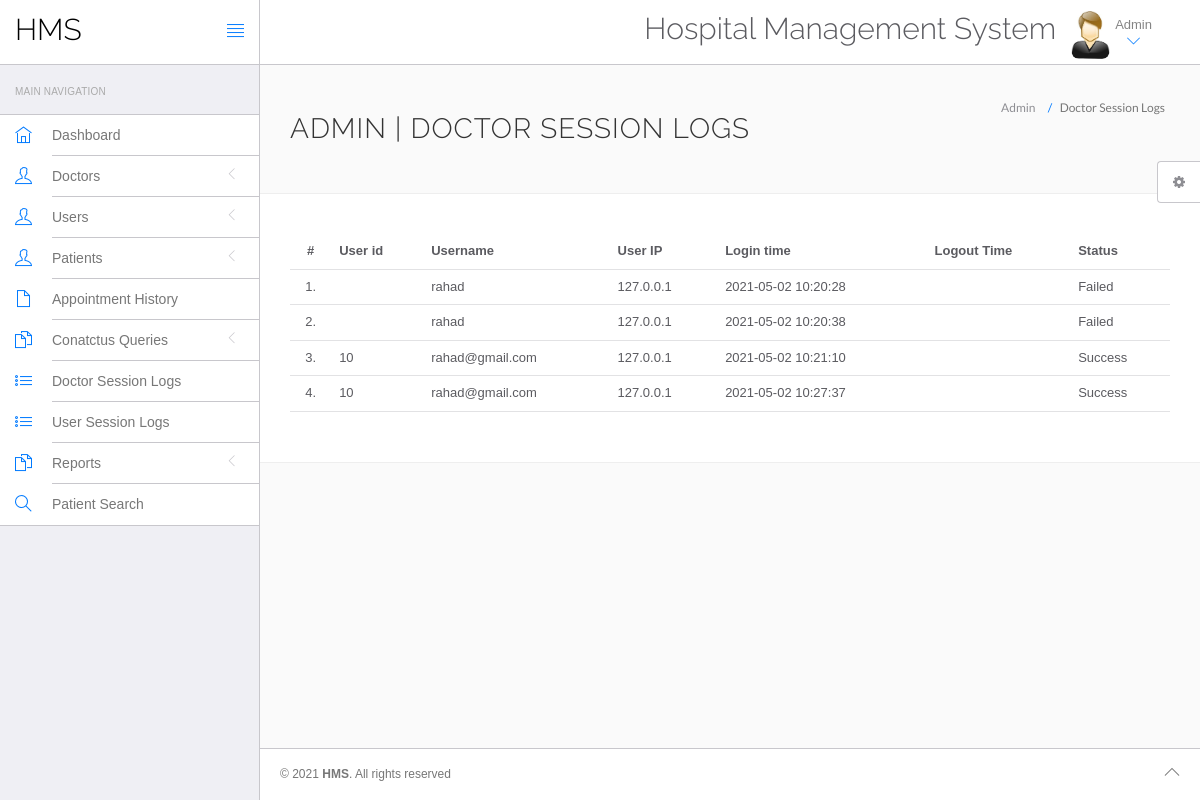
/admin/doctor-logs.php (signed in), run on the app's committed database.
### tables this page shows
CREATE TABLE `doctorslog` (
  `id` int(11) NOT NULL,
  `uid` int(11) DEFAULT NULL,
  `username` varchar(255) DEFAULT NULL,
  `userip` binary(16) DEFAULT NULL,
  `loginTime` timestamp NULL DEFAULT current_timestamp(),
  `logout` varchar(255) DEFAULT NULL,
  `status` int(11) DEFAULT NULL
);

### admin/doctor-logs.php (the view, shortened to what this page needs)
<?php
include('include/config.php');
?>
<!DOCTYPE html>
<html lang="en">
	<head>
		<link rel="stylesheet" href="vendor/bootstrap/css/bootstrap.min.css">
		<link rel="stylesheet" href="vendor/fontawesome/css/font-awesome.min.css">
		<link rel="stylesheet" href="vendor/themify-icons/themify-icons.min.css">
		<link href="vendor/animate.css/animate.min.css" rel="stylesheet" media="screen">
		<link href="vendor/perfect-scrollbar/perfect-scrollbar.min.css" rel="stylesheet" media="screen">
		<link href="vendor/switchery/switchery.min.css" rel="stylesheet" media="screen">
		<link href="vendor/bootstrap-touchspin/jquery.bootstrap-touchspin.min.css" rel="stylesheet" media="screen">
		<link href="vendor/select2/select2.min.css" rel="stylesheet" media="screen">
		<link href="vendor/bootstrap-datepicker/bootstrap-datepicker3.standalone.min.css" rel="stylesheet" media="screen">
		<link href="vendor/bootstrap-timepicker/bootstrap-timepicker.min.css" rel="stylesheet" media="screen">
		<link rel="stylesheet" href="assets/css/styles.css">
		<link rel="stylesheet" href="assets/css/plugins.css">
		<link rel="stylesheet" href="assets/css/themes/theme-1.css" id="skin_color" />
	</head>
	<body>
		<div id="app">
<?php include('include/sidebar.php');?>
			<div class="app-content">
					<?php include('include/header.php');?>
				<div class="main-content" >
					<div class="wrap-content container" id="container">
						<section id="page-title">
							<div class="row">
								<div class="col-sm-8">
									<h1 class="mainTitle">Admin  | Doctor Session Logs</h1>
																	</div>
								<ol class="breadcrumb">
									<li>
										<span>Admin </span>
									</li>
									<li class="active">
										<span>Doctor Session Logs</span>
									</li>
								</ol>
							</div>
						</section>
						<div class="container-fluid container-fullw bg-white">
									<div class="row">
								<div class="col-md-12">
									<table class="table table-hover" id="sample-table-1">
										<thead>
											<tr>
												<th class="center">#</th>
												<th class="hidden-xs">User id</th>
												<th>Username</th>
												<th>User IP</th>
												<th>Login time</th>
												<th>Logout Time </th>
												<th> Status </th>
											</tr>
										</thead>
										<tbody>
<?php
$sql=mysqli_query($con,"select * from doctorslog ");
$cnt=1;
while($row=mysqli_fetch_array($sql))
{
?>
											<tr>
												<td class="center"><?php echo $cnt;?>.</td>
												<td class="hidden-xs"><?php echo $row['uid'];?></td>
												<td class="hidden-xs"><?php echo $row['username'];?></td>
												<td><?php echo $row['userip'];?></td>
												<td><?php echo $row['loginTime'];?></td>
												<td><?php echo $row['logout'];?>
												</td>
												<td>
<?php if($row['status']==1)
{
	echo "Success";
}
else
{
	echo "Failed";
}?>
</td>
											</tr>
											<?php
$cnt=$cnt+1;
											 }?>
										</tbody>
									</table>
								</div>
							</div>
								</div>
					</div>
				</div>
			</div>
	<?php include('include/footer.php');?>
	<?php include('include/setting.php');?>
		</div>
	</body>
</html>

### admin/include/sidebar.php (shortened to what this page needs)
<div class="sidebar app-aside" id="sidebar">
				<div class="sidebar-container perfect-scrollbar">
<nav>
						<div class="navbar-title">
							<span>Main Navigation</span>
						</div>
						<ul class="main-navigation-menu">
							<li>
								<a href="dashboard.php">
									<div class="item-content">
										<div class="item-media">
											<i class="ti-home"></i>
										</div>
										<div class="item-inner">
											<span class="title"> Dashboard </span>
										</div>
									</div>
								</a>
							</li>
							<li>
								<a href="javascript:void(0)">
									<div class="item-content">
										<div class="item-media">
											<i class="ti-user"></i>
										</div>
										<div class="item-inner">
											<span class="title"> Doctors </span><i class="icon-arrow"></i>
										</div>
									</div>
								</a>
								</li>
				<li>
								<a href="javascript:void(0)">
									<div class="item-content">
										<div class="item-media">
											<i class="ti-user"></i>
										</div>
										<div class="item-inner">
											<span class="title"> Users </span><i class="icon-arrow"></i>
										</div>
									</div>
								</a>
								</li>
								<li>
								<a href="javascript:void(0)">
									<div class="item-content">
										<div class="item-media">
											<i class="ti-user"></i>
										</div>
										<div class="item-inner">
											<span class="title"> Patients </span><i class="icon-arrow"></i>
										</div>
									</div>
								</a>
								</li>
<li>
								<a href="appointment-history.php">
									<div class="item-content">
										<div class="item-media">
											<i class="ti-file"></i>
										</div>
										<div class="item-inner">
											<span class="title"> Appointment History </span>
										</div>
									</div>
								</a>
							</li>
				<li>
								<a href="javascript:void(0)">
									<div class="item-content">
										<div class="item-media">
											<i class="ti-files"></i>
										</div>
										<div class="item-inner">
											<span class="title"> Conatctus Queries </span><i class="icon-arrow"></i>
										</div>
									</div>
								</a>
								</li>
	<li>
								<a href="doctor-logs.php">
									<div class="item-content">
										<div class="item-media">
											<i class="ti-list"></i>
										</div>
										<div class="item-inner">
											<span class="title"> Doctor Session Logs </span>
										</div>
									</div>
								</a>
							</li>
							<li>
								<a href="user-logs.php">
									<div class="item-content">
										<div class="item-media">
											<i class="ti-list"></i>
										</div>
										<div class="item-inner">
											<span class="title"> User Session Logs </span>
										</div>
									</div>
								</a>
							</li>
				<li>
								<a href="javascript:void(0)">
									<div class="item-content">
										<div class="item-media">
											<i class="ti-files"></i>
										</div>
										<div class="item-inner">
											<span class="title"> Reports </span><i class="icon-arrow"></i>
										</div>
									</div>
								</a>
								<li>
								<a href="patient-search.php">
									<div class="item-content">
										<div class="item-media">
											<i class="ti-search"></i>
										</div>
										<div class="item-inner">
											<span class="title"> Patient Search </span>
										</div>
									</div>
								</a>
							</li>
								</li>
						</ul>
					</nav>
					</div>
			</div>

### admin/include/header.php (shortened to what this page needs)
<header class="navbar navbar-default navbar-static-top">
					<div class="navbar-header">
						<a class="navbar-brand" href="#">
							<h2 style="padding-top:20%; color:#000 ">HMS</h2>
						</a>
						<a href="#" class="sidebar-toggler pull-right visible-md visible-lg" data-toggle-class="app-sidebar-closed" data-toggle-target="#app">
							<i class="ti-align-justify"></i>
						</a>
					</div>
					<div class="navbar-collapse collapse">
						<ul class="nav navbar-right">
								<li  style="padding-top:2% ">
								<h2>Hospital Management System</h2>
							</li>
							<li class="dropdown current-user">
								<a href class="dropdown-toggle" data-toggle="dropdown">
									<img src="assets/images/images.jpg" > <span class="username">
			Admin
									<i class="ti-angle-down"></i></i></span>
								</a>
							</li>
						</ul>
					</div>
				</header>

### admin/include/footer.php
<footer>
				<div class="footer-inner">
					<div class="pull-left">
						&copy; <span class="current-year"></span><span class="text-bold text-uppercase"> HMS</span>. <span>All rights reserved</span>
					</div>
					<div class="pull-right">
						<span class="go-top"><i class="ti-angle-up"></i></span>
					</div>
				</div>
			</footer>

### admin/include/setting.php (shortened to what this page needs)
<div class="settings panel panel-default hidden-xs hidden-sm" id="settings">
				<button ct-toggle="toggle" data-toggle-class="active" data-toggle-target="#settings" class="btn btn-default">
					<i class="fa fa-spin fa-gear"></i>
				</button>
			</div>

### admin/assets/css/plugins.css (style rules this page uses)
.perfect-scrollbar { overflow-y: hidden !important; }

### admin/assets/css/themes/theme-1.css (style rules this page uses)
body { background: #FAFAFA; }
header .navbar-header { background: #ffffff !important; border-right-color: #c8c7cc !important; border-bottom-color: #c8c7cc !important; }
header .navbar-header .sidebar-toggler, header .navbar-header .sidebar-mobile-toggler { color: #007aff !important; }
header .navbar-header .navbar-brand { color: #777 !important; }
header .navbar-collapse { background: #ffffff !important; border-bottom-color: #c8c7cc !important; box-shadow: none !important; }
header .navbar-collapse .navbar-right > li > a { color: #777; }
header .navbar-collapse .navbar-right > li > a i { color: #007aff !important; }
#sidebar { background: #EFEFF4 !important; }
#sidebar:before { border-right-width: "1px" !important; border-right-style: solid; border-right-color: #c8c7cc !important; }
#sidebar nav { border-right-width: "1px" !important; border-right-style: solid; border-right-color: #c8c7cc !important; }
#sidebar nav .navbar-title { color: #aaaaaa; }
#sidebar nav > ul { background: #ffffff !important; border-bottom-color: #c8c7cc !important; border-top-color: #c8c7cc !important; }
#sidebar nav > ul > li > a .item-media > i { color: #007aff !important; }
#sidebar nav > ul > li > a .item-inner { color: #777 !important; border-bottom-color: #c8c7cc; }
#app > footer { background: #ffffff !important; border-top-color: #c8c7cc !important; color: #777; }

### data on the page
doctorslog: username "rahad", userip "127.0.0.1", loginTime "2021-05-02 10:20:28", status "Failed"
doctorslog: username "rahad", userip "127.0.0.1", loginTime "2021-05-02 10:20:38", status "Failed"
doctorslog: uid "10", username "rahad@gmail.com", userip "127.0.0.1", loginTime "2021-05-02 10:21:10", status "Success"
doctorslog: uid "10", username "rahad@gmail.com", userip "127.0.0.1", loginTime "2021-05-02 10:27:37", status "Success"
